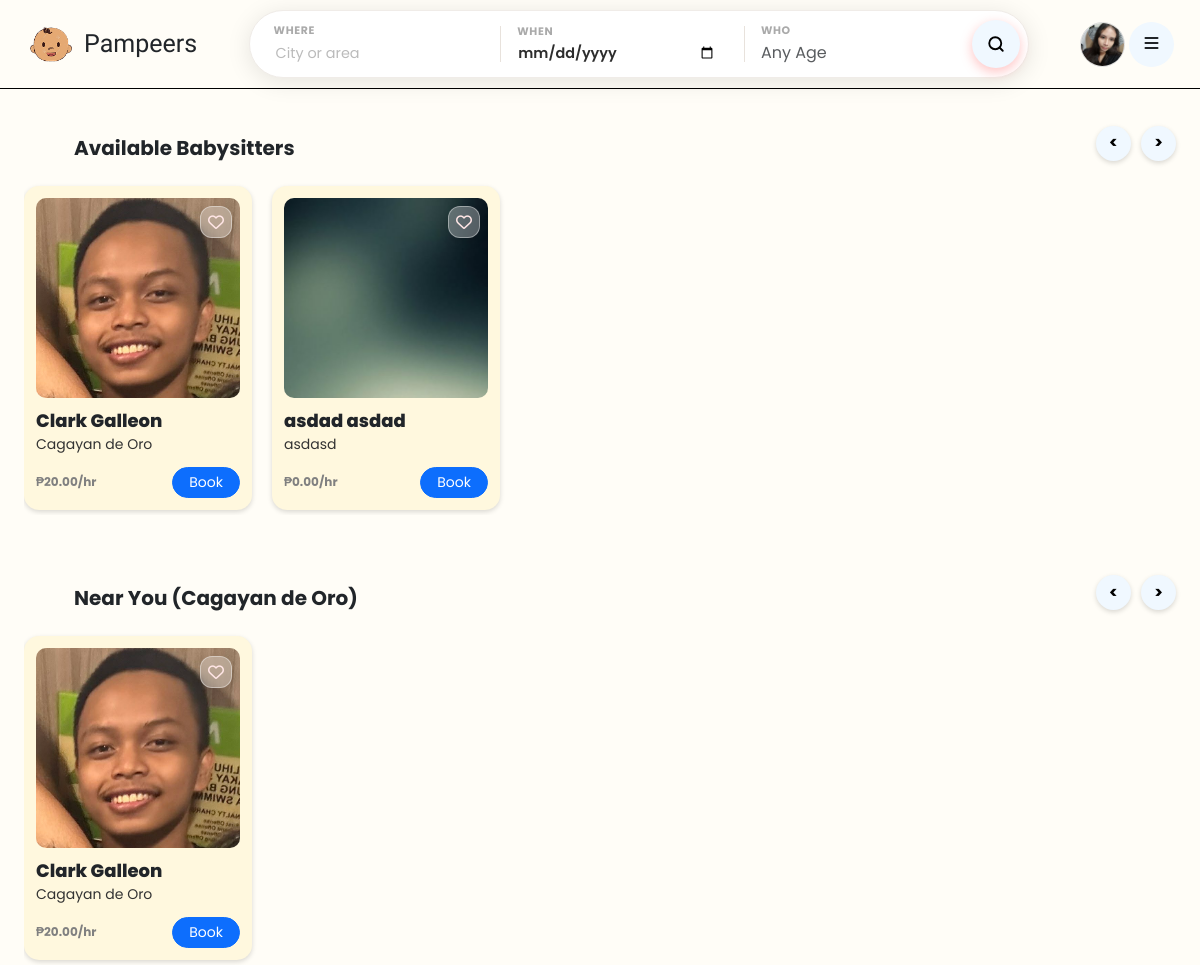
The app's page /public/guardian/guardianDashboard.php (signed in), older data.
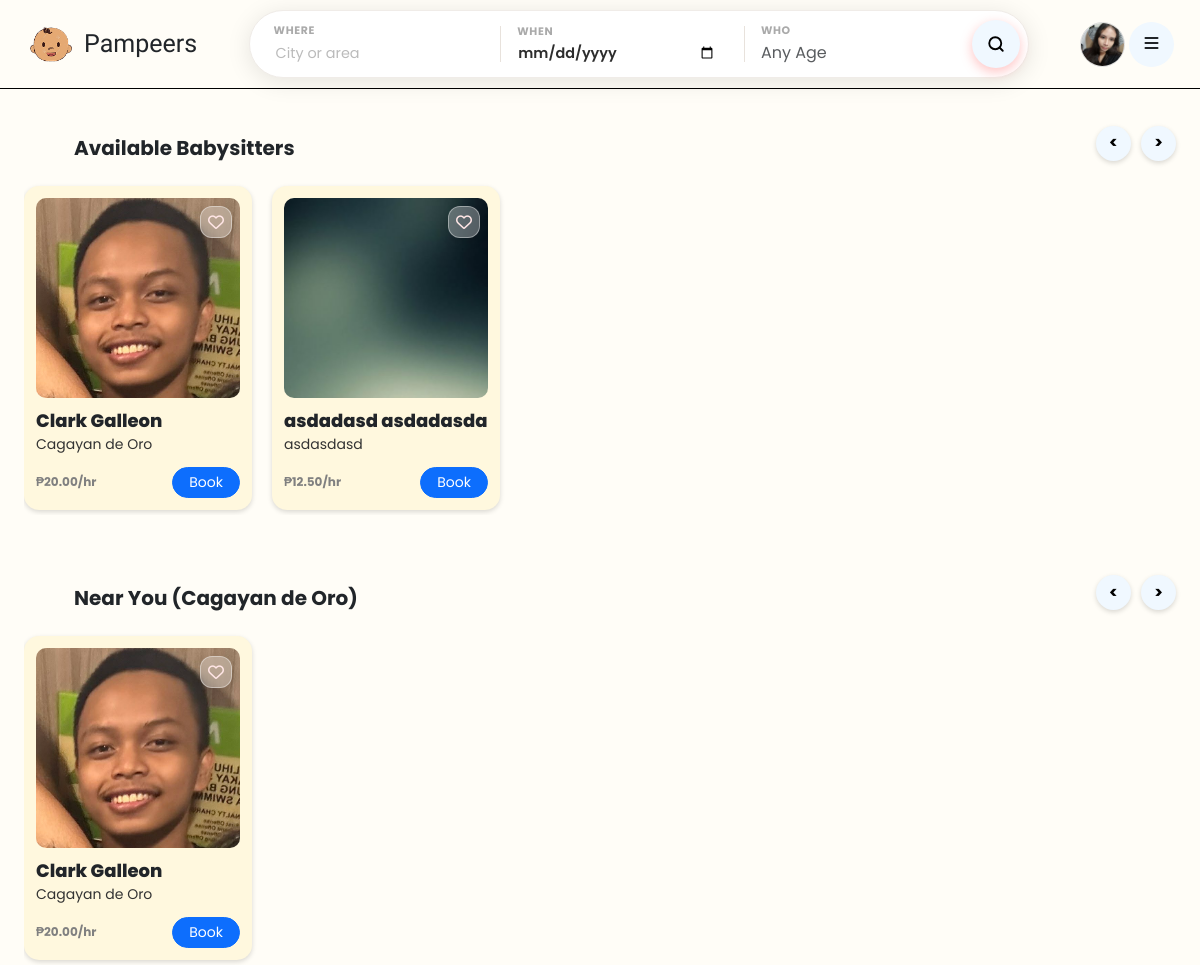
The same page, newer data.
### tables this page shows
CREATE TABLE `sitters` (
  `sitterID` int(11) NOT NULL,
  `uuid` char(36) NOT NULL,
  `userID` int(11) NOT NULL,
  `hourlyRate` decimal(10,2) NOT NULL DEFAULT 0.00,
  `experience` int(11) NOT NULL DEFAULT 0,
  `acceptedAges` varchar(255) DEFAULT NULL,
  `isAvailable` tinyint(1) NOT NULL DEFAULT 1,
  `ratingAverage` decimal(3,2) DEFAULT NULL,
  `verificationStatus` enum('pending','verified','rejected') NOT NULL DEFAULT 'pending',
  `createdAt` timestamp NOT NULL DEFAULT current_timestamp(),
  `allowedAges` varchar(255) DEFAULT 'Baby, Toddler, Child, Kid'
);

CREATE TABLE `users` (
  `id` int(11) NOT NULL,
  `uuid` char(36) NOT NULL,
  `firstName` varchar(100) NOT NULL,
  `middleName` varchar(100) DEFAULT NULL,
  `lastName` varchar(100) NOT NULL,
  `bio` text DEFAULT NULL,
  `suffix` varchar(10) DEFAULT NULL,
  `birthDate` date NOT NULL,
  `sex` enum('male','female','other') NOT NULL,
  `role` enum('guardian','sitter','admin') NOT NULL DEFAULT 'guardian',
  `contactNumber` varchar(20) NOT NULL,
  `emailAddress` varchar(150) NOT NULL,
  `username` varchar(100) NOT NULL,
  `password` varchar(255) NOT NULL,
  `streetAddress` varchar(255) NOT NULL,
  `barangay` varchar(255) NOT NULL,
  `cityMunicipality` varchar(255) NOT NULL,
  `province` varchar(255) NOT NULL,
  `country` varchar(255) NOT NULL,
  `zipCode` char(10) NOT NULL,
  `dateCreated` timestamp NOT NULL DEFAULT current_timestamp(),
  `profilePic` varchar(255) NOT NULL DEFAULT 'default.jpg',
  `isActive` tinyint(1) NOT NULL DEFAULT 1,
  `deactivatedAt` datetime DEFAULT NULL,
  `deletedAt` datetime DEFAULT NULL,
  `createdAt` datetime DEFAULT current_timestamp()
);

### public/guardian/guardianDashboard.php (the view, shortened to what the changed rows need)
<?php
require_once __DIR__ . '/../../app/middleware/auth.php';
$userId = $_SESSION['user_id'];
$sitters = [];
$queryAvail = "SELECT s.sitterID, s.hourlyRate as rate, u.firstName, u.lastName, u.profilePic as img, u.cityMunicipality as city,
              (SELECT COUNT(*) FROM favourites f WHERE f.sitter_id = s.sitterID AND f.guardian_id = ?) as isFav
              FROM sitters s
              JOIN users u ON s.userID = u.id
              WHERE s.verificationStatus = 'verified' AND u.isActive = 1 AND s.isAvailable = 1 AND u.id != ?
              ORDER BY s.ratingAverage DESC, s.createdAt DESC LIMIT 12";
$stmtA = $conn->prepare($queryAvail);
$stmtA->bind_param("ii", $userId, $userId);
$stmtA->execute();
$resA = $stmtA->get_result();
while ($row = $resA->fetch_assoc()) {
    $row['name'] = trim($row['firstName'] . ' ' . $row['lastName']);
    $sitters[] = $row;
}
?>
<!DOCTYPE html>
<html lang="en">
<head>
    <link rel="stylesheet" href="https://cdnjs.cloudflare.com/ajax/libs/font-awesome/6.5.1/css/all.min.css">
    <link href="https://cdn.jsdelivr.net/npm/bootstrap@5.3.3/dist/css/bootstrap.min.css" rel="stylesheet">
    <link rel="stylesheet" href="../css/dashboard.css">
</head>
<body>
<main class="container-fluid mt-4 px-4">
    <?php if (!empty($sitters)): ?>
    <div class="carousel-wrapper" id="avail-carousel">
        <?php foreach ($sitters as $peer): ?>
        <div class="carousel-card">
            <div class="small-card" style="cursor: pointer;" onclick="window.location.href='viewSitterProfile.php?sitterID=<?= htmlspecialchars($peer['sitterID']) ?>'">
                <div class="card-img-container">
                    <button class="like-btn" data-id="<?= htmlspecialchars($peer['sitterID']) ?>" aria-label="Like" onclick="toggleFav(event, this)">
                        <i class="fa-<?= !empty($peer['isFav']) ? 'solid text-danger' : 'regular' ?> fa-heart"></i>
                    </button>
                    <img src="/Pampeers/app/uploads/profiles/<?= !empty($peer['img']) ? htmlspecialchars($peer['img']) : 'default.jpg'; ?>" alt="Sitter">
                </div>
                <h6><?= htmlspecialchars($peer['name'] ?? 'Unknown') ?></h6>
                <p class="city"><?= htmlspecialchars($peer['city'] ?? 'Location N/A') ?></p>
                <div class="d-flex justify-content-between align-items-center mt-2">
                    <p class="m-0 fw-bold">₱<?= htmlspecialchars($peer['rate'] ?? '0') ?>/hr</p>
                    <a href="bookSitter.php?sitterID=<?= htmlspecialchars($peer['sitterID']) ?>" class="btn btn-sm btn-primary rounded-pill px-3" onclick="event.stopPropagation();">Book</a>
                </div>
            </div>
        </div>
        <?php endforeach; ?>
    </div>
    <?php else: ?>
        <p class="text-center text-muted mt-4">No available sitters found.</p>
    <?php endif; ?>
</main>
</body>
</html>

Row changes from the older to the newer data that the page shows:
changed sitters: name "asdad asdad" → "asdadasd asdadasda"; userID.cityMunicipality "asdasd" → "asdasdasd"; hourlyRate "0.00" → "12.50"
